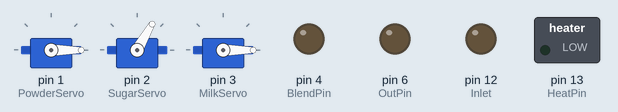
This sketch was run on a simulated Arduino Uno, built with avr-gcc and run on an emulated ATmega328P. On the bench: 3 × servo, switched loads named in the sketch (green lamp = pin HIGH), output pins drawn as LEDs (lit = HIGH). At 0.6 s the program stops and its outputs stay as they are.

Above: at 0.05 s.
At 0.7 s:
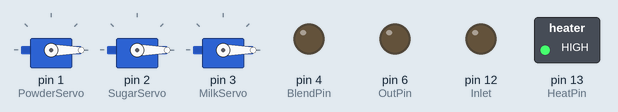
Timing chart, 0 to 2.1 s (numbered marks = the images above):
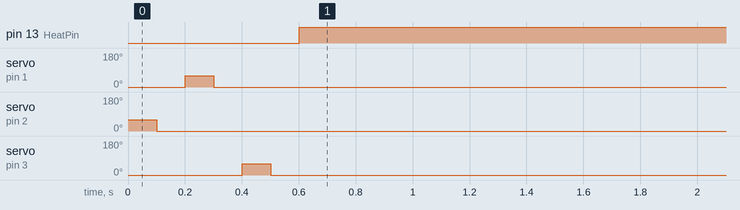

Measured:
- by itself, pin 13 (HeatPin): LOW → HIGH at 0.60 s
- by itself, servo on pin 1 (PowderServo): 0° → 60° at 0.20 s, → 0° 0.10 s later
- by itself, servo on pin 2 (SugarServo): 60° → 0° at 0.10 s
- by itself, servo on pin 3 (MilkServo): 0° → 60° at 0.40 s, → 0° 0.10 s later

The sketch:

01161132_servo_sequence.ino
```cpp
#include <Servo.h>

Servo SugarServo;
Servo PowderServo;
Servo MilkServo;
#define BlendPin 4
#define TempPin 5
#define OutPin 6
#define Inlet 12
#define HeatPin 13

int Temp;
int Sugar;
int Powder;
int Milk;
int Temperature;

void setup() {
  // put your setup code here, to run once:
  PowderServo.attach(1);
  SugarServo.attach(2);
  MilkServo.attach(3);
  PowderServo.write(0);
  SugarServo.write(0);
  MilkServo.write(0);
  pinMode(TempPin, INPUT);
  pinMode(BlendPin, OUTPUT);
  pinMode(OutPin, OUTPUT);
  pinMode(Inlet, OUTPUT);
  pinMode(HeatPin, OUTPUT);

}

void loop() {
  // put your main code here, to run repeatedly:
  DataProcess(2,2,2,60);
  delay(10000);
}

void SugarAmt(int SugarLvl){
  SugarServo.write(SugarLvl * 30);
  delay(100);
  SugarServo.write(0);
  delay(100);
}

void PowderAmt(int PowderLvl){
  PowderServo.write(PowderLvl * 30);
  delay(100);
  PowderServo.write(0);
  delay(100);
}

void MilkAmt(int MilkLvl){
  MilkServo.write(MilkLvl * 30);
  delay(100);
  MilkServo.write(0);
  delay(100);
}

void MakeCoffee(int Temperature){
//  digitalWrite(Inlet,HIGH);
//  delay(2000);
//  digitalWrite(Inlet,LOW);
  Temp = analogRead(TempPin);

  while (Temp <= Temperature){
    //digitalWrite(BlendPin,HIGH);
    digitalWrite(HeatPin,HIGH);
  }

  digitalWrite(HeatPin,LOW);
//  digitalWrite(BlendPin,LOW);
//  digitalWrite(OutPin,HIGH);
  delay(2000);
//  digitalWrite(OutPin,LOW);
}

void DataProcess(int Sugar, int Powder, int Milk, int Temperature){
  SugarAmt(Sugar);
  PowderAmt(Powder);
  MilkAmt(Milk);
  MakeCoffee(Temperature);
}
```
